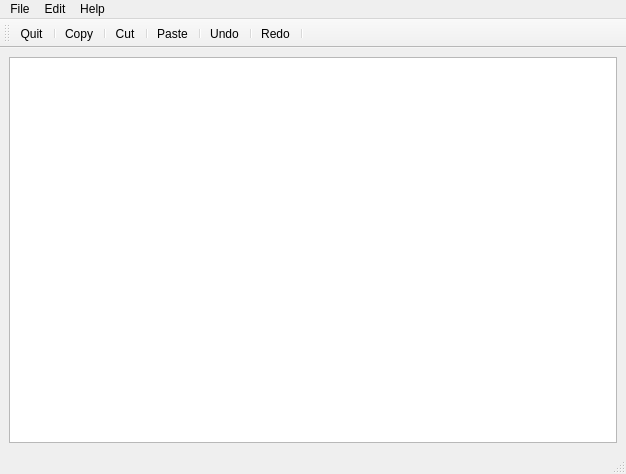
<?xml version="1.0" encoding="UTF-8"?>
<ui version="4.0">
 <class>MainWindow</class>
 <widget class="QMainWindow" name="MainWindow">
  <property name="geometry">
   <rect>
    <x>0</x>
    <y>0</y>
    <width>626</width>
    <height>474</height>
   </rect>
  </property>
  <property name="windowTitle">
   <string>MainWindow</string>
  </property>
  <widget class="QWidget" name="centralwidget">
   <layout class="QVBoxLayout" name="verticalLayout">
    <item>
     <widget class="QTextEdit" name="textEdit"/>
    </item>
   </layout>
  </widget>
  <widget class="QMenuBar" name="menubar">
   <property name="geometry">
    <rect>
     <x>0</x>
     <y>0</y>
     <width>626</width>
     <height>33</height>
    </rect>
   </property>
   <widget class="QMenu" name="menuFile">
    <property name="title">
     <string>File</string>
    </property>
    <addaction name="actionQuit"/>
   </widget>
   <widget class="QMenu" name="menuEdit">
    <property name="title">
     <string>Edit</string>
    </property>
    <addaction name="actionCopy"/>
    <addaction name="actionCut"/>
    <addaction name="actionPaste"/>
    <addaction name="actionUndo"/>
    <addaction name="actionRedo"/>
   </widget>
   <widget class="QMenu" name="menuHelp">
    <property name="title">
     <string>Help</string>
    </property>
    <addaction name="actionAbout"/>
    <addaction name="actionAbout_Qt"/>
   </widget>
   <addaction name="menuFile"/>
   <addaction name="menuEdit"/>
   <addaction name="menuHelp"/>
  </widget>
  <widget class="QStatusBar" name="statusbar"/>
  <widget class="QToolBar" name="toolBar">
   <property name="windowTitle">
    <string>toolBar</string>
   </property>
   <attribute name="toolBarArea">
    <enum>TopToolBarArea</enum>
   </attribute>
   <attribute name="toolBarBreak">
    <bool>false</bool>
   </attribute>
   <addaction name="actionQuit"/>
   <addaction name="separator"/>
   <addaction name="actionCopy"/>
   <addaction name="separator"/>
   <addaction name="actionCut"/>
   <addaction name="separator"/>
   <addaction name="actionPaste"/>
   <addaction name="separator"/>
   <addaction name="actionUndo"/>
   <addaction name="separator"/>
   <addaction name="actionRedo"/>
   <addaction name="separator"/>
  </widget>
  <action name="actionQuit">
   <property name="icon">
    <iconset resource="resource.qrc">
     <normaloff>:/images/quitIcon.png</normaloff>:/images/quitIcon.png</iconset>
   </property>
   <property name="text">
    <string>Quit</string>
   </property>
  </action>
  <action name="actionCopy">
   <property name="icon">
    <iconset resource="resource.qrc">
     <normaloff>:/images/copyIcon.png</normaloff>:/images/copyIcon.png</iconset>
   </property>
   <property name="text">
    <string>Copy</string>
   </property>
  </action>
  <action name="actionCut">
   <property name="icon">
    <iconset resource="resource.qrc">
     <normaloff>:/images/cutIcon.png</normaloff>:/images/cutIcon.png</iconset>
   </property>
   <property name="text">
    <string>Cut</string>
   </property>
  </action>
  <action name="actionPaste">
   <property name="icon">
    <iconset resource="resource.qrc">
     <normaloff>:/images/pasteIcon.png</normaloff>:/images/pasteIcon.png</iconset>
   </property>
   <property name="text">
    <string>Paste</string>
   </property>
  </action>
  <action name="actionUndo">
   <property name="icon">
    <iconset resource="resource.qrc">
     <normaloff>:/images/undoIcon.png</normaloff>:/images/undoIcon.png</iconset>
   </property>
   <property name="text">
    <string>Undo</string>
   </property>
  </action>
  <action name="actionAbout">
   <property name="icon">
    <iconset resource="resource.qrc">
     <normaloff>:/images/aboutIcon.png</normaloff>:/images/aboutIcon.png</iconset>
   </property>
   <property name="text">
    <string>About</string>
   </property>
  </action>
  <action name="actionAbout_Qt">
   <property name="icon">
    <iconset resource="resource.qrc">
     <normaloff>:/images/aboutQtIcon.png</normaloff>:/images/aboutQtIcon.png</iconset>
   </property>
   <property name="text">
    <string>About Qt</string>
   </property>
  </action>
  <action name="actionRedo">
   <property name="icon">
    <iconset resource="resource.qrc">
     <normaloff>:/images/redoIcon.png</normaloff>:/images/redoIcon.png</iconset>
   </property>
   <property name="text">
    <string>Redo</string>
   </property>
  </action>
 </widget>
 <resources>
  <include location="resource.qrc"/>
 </resources>
 <connections/>
</ui>
